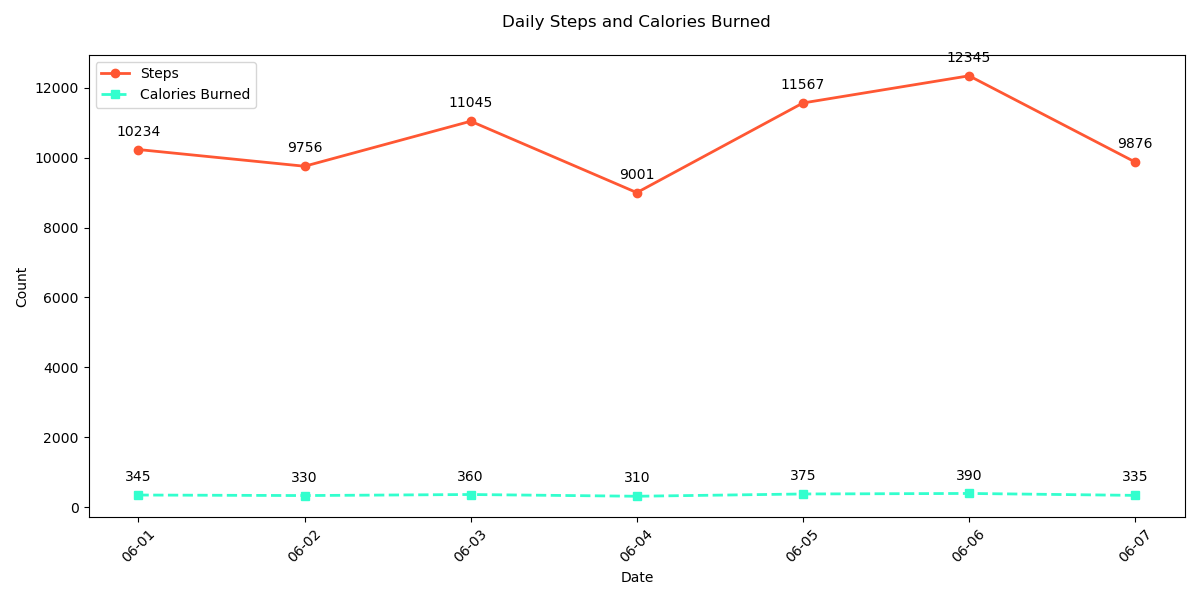

Python code for this plot:

import matplotlib.pyplot as plt
import pandas as pd
from matplotlib.dates import DateFormatter

# Your data
data = [
    {'Date': '2023-06-01', 'Steps': 10234, 'Calories Burned': 345},
    {'Date': '2023-06-02', 'Steps': 9756, 'Calories Burned': 330},
    {'Date': '2023-06-03', 'Steps': 11045, 'Calories Burned': 360},
    {'Date': '2023-06-04', 'Steps': 9001, 'Calories Burned': 310},
    {'Date': '2023-06-05', 'Steps': 11567, 'Calories Burned': 375},
    {'Date': '2023-06-06', 'Steps': 12345, 'Calories Burned': 390},
    {'Date': '2023-06-07', 'Steps': 9876, 'Calories Burned': 335}
]

# Convert to DataFrame
df = pd.DataFrame(data)
df['Date'] = pd.to_datetime(df['Date'])

# Start plotting
fig, ax = plt.subplots(figsize=(12, 6))

# Plotting each data type with a unique style
ax.plot(df['Date'], df['Steps'], color='#FF5733', marker='o', linestyle='-', linewidth=2, label='Steps')
ax.plot(df['Date'], df['Calories Burned'], color='#33FFCE', marker='s', linestyle='--', linewidth=2, label='Calories Burned')

# Set the title and labels
ax.set_title('Daily Steps and Calories Burned', pad=20)
ax.set_xlabel('Date')
ax.set_ylabel('Count')

# Format the x-axis to display dates properly
date_form = DateFormatter("%m-%d")
ax.xaxis.set_major_formatter(date_form)

# Rotate date labels to avoid overlap
plt.xticks(rotation=45)

# Adding a legend to differentiate each line
ax.legend(loc='upper left')

# Annotating specific points
for i, txt in enumerate(df['Steps']):
    ax.annotate(txt, (df['Date'][i], df['Steps'][i]), textcoords="offset points", xytext=(0,10), ha='center')

for i, txt in enumerate(df['Calories Burned']):
    ax.annotate(txt, (df['Date'][i], df['Calories Burned'][i]), textcoords="offset points", xytext=(0,10), ha='center')

# Adjust layout to prevent clipping of the tick-labels
plt.tight_layout()

# Show the plot
plt.show()
